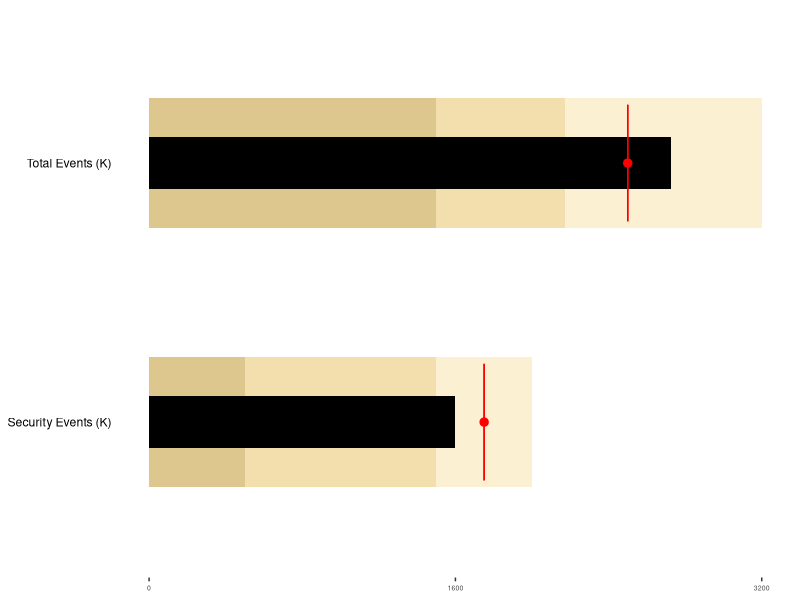
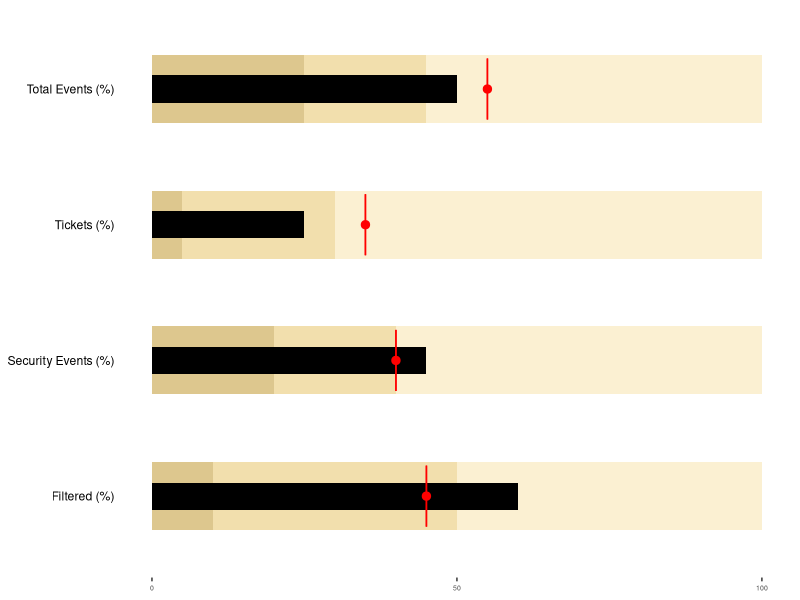

Generate these figures, in order, with R:
# 
# MIT License
# 
# Bob Rudis (@hrbrmstr) bob@rudis.net
#

library(ggplot2)

# make a bullet graph (retuns a ggplot2 object)
#
# expects a data frame with columns: measure|high|mean|low|target|value 
#
# which equates to:
#   measure: label of what's being measured
#      high: the high value for the measure
#      mean: the mean value for the measure
#       low: the low value for the measure
#    target: the target value for the measure
#     value: the actual value of the measure
#
# NOTE: you *can* put multiple rows in the data frame, but they should all be at the same
#       scale. That either means normalizing the values or representing them as pecentages.
#       you are better off making multiple, invididual bullet graphs if the scales are
#       very different.
# 
# Adapted from: http://bit.ly/1fs6ooC
#

bullet.graph <- function(bg.data){
  
  # compute max and half for the ticks and labels
  max.bg <- max(bg.data$high)
  mid.bg <- max.bg / 2

  gg <- ggplot(bg.data) 
  gg <- gg + geom_bar(aes(measure, high),  fill="goldenrod2", stat="identity", width=0.5, alpha=0.2) 
  gg <- gg + geom_bar(aes(measure, mean),  fill="goldenrod3", stat="identity", width=0.5, alpha=0.2) 
  gg <- gg + geom_bar(aes(measure, low),   fill="goldenrod4", stat="identity", width=0.5, alpha=0.2) 
  gg <- gg + geom_bar(aes(measure, value), fill="black",  stat="identity", width=0.2) 
  gg <- gg + geom_errorbar(aes(y=target, x=measure, ymin=target, ymax=target), color="red", width=0.45) 
  gg <- gg + geom_point(aes(measure, target), colour="red", size=2.5) 
  gg <- gg + scale_y_continuous(breaks=seq(0,max.bg,mid.bg))
  gg <- gg + coord_flip()
  gg <- gg + theme(axis.text.x=element_text(size=5),
                   axis.title.x=element_blank(),
                   axis.line.y=element_blank(), 
                   axis.text.y=element_text(hjust=1, color="black"), 
                   axis.ticks.y=element_blank(),
                   axis.title.y=element_blank(),
                   legend.position="none",
                   panel.background=element_blank(), 
                   panel.border=element_blank(),
                   panel.grid.major=element_blank(),
                   panel.grid.minor=element_blank(),
                   plot.background=element_blank())

  return(gg)

}

# test it out!

# 5/1 seems to be a good ratio for individual bullet graphs but you
# can change it up to fit your dashboard needs

incidents <- data.frame(
  measure=c("Total Events (K)", "Security Events (K)"),
  high=c(3200,2000),
  mean=c(2170,1500),
  low=c(1500,500), 
  target=c(2500,1750),
  value=c(2726,1600)
)

incidents.bg <- bullet.graph(incidents)
ggsave("incident-total-events.pdf", incidents.bg, width=5, height=2)

incidents.pct <- data.frame(
  measure=c("Total Events (%)", "Security Events (%)", "Filtered (%)", "Tickets (%)"),
  high=c(100,100,100,100),
  mean=c(45,40,50,30),
  low=c(25,20,10,5), 
  target=c(55,40,45,35),
  value=c(50,45,60,25)
)

incidents.pct.bg <- bullet.graph(incidents.pct)
ggsave("incident-total-events-pct.pdf", incidents.pct.bg, width=10, height=5)


